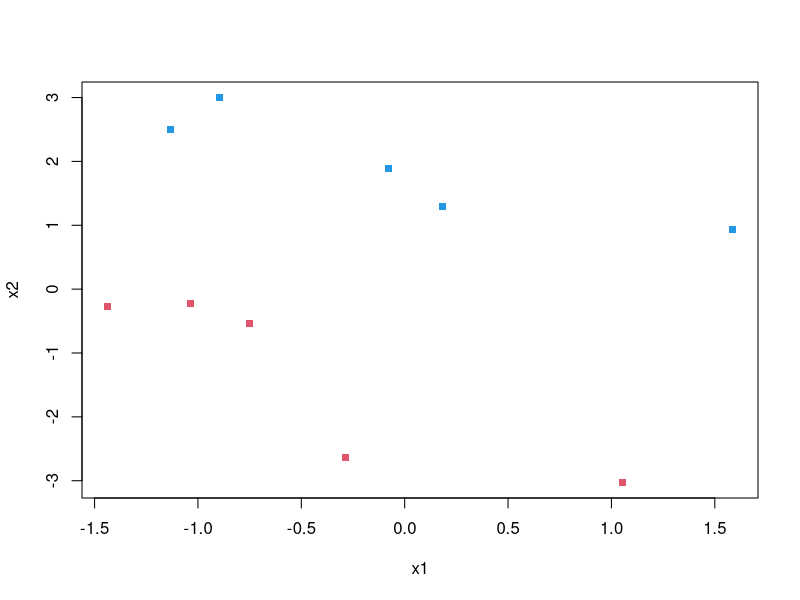
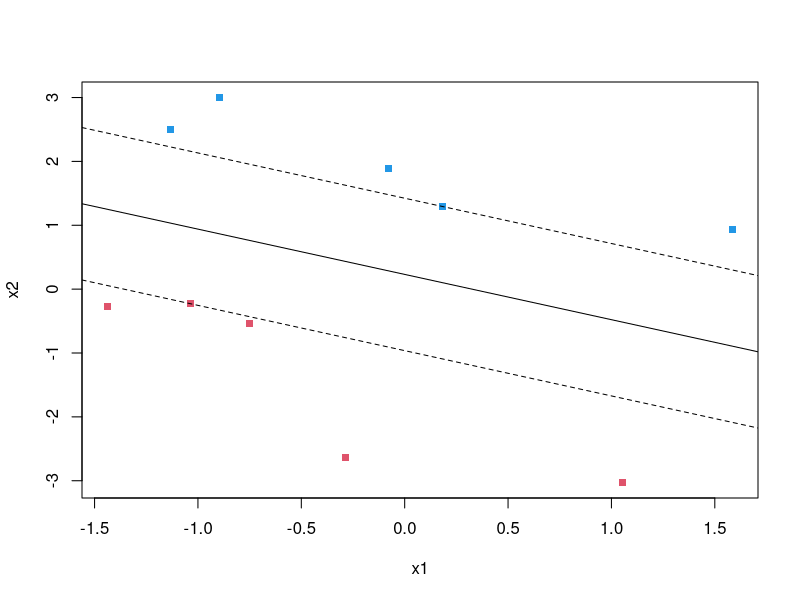
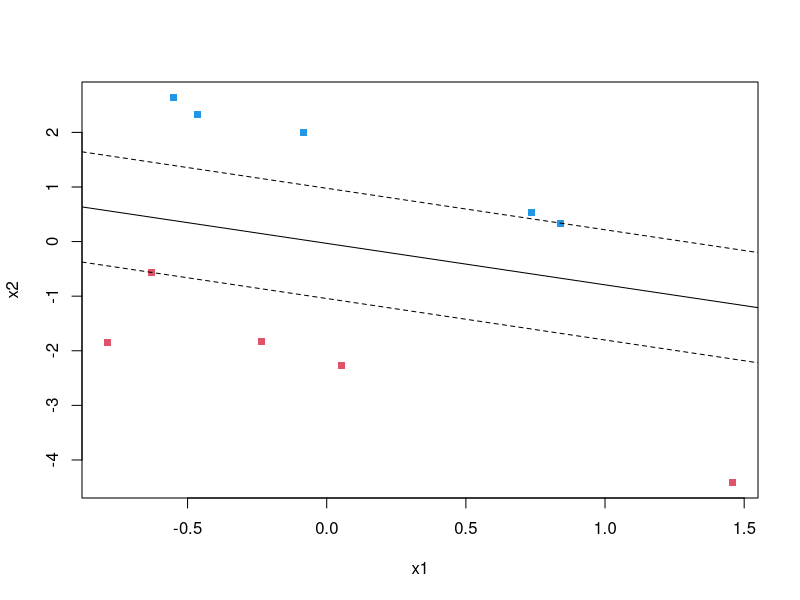
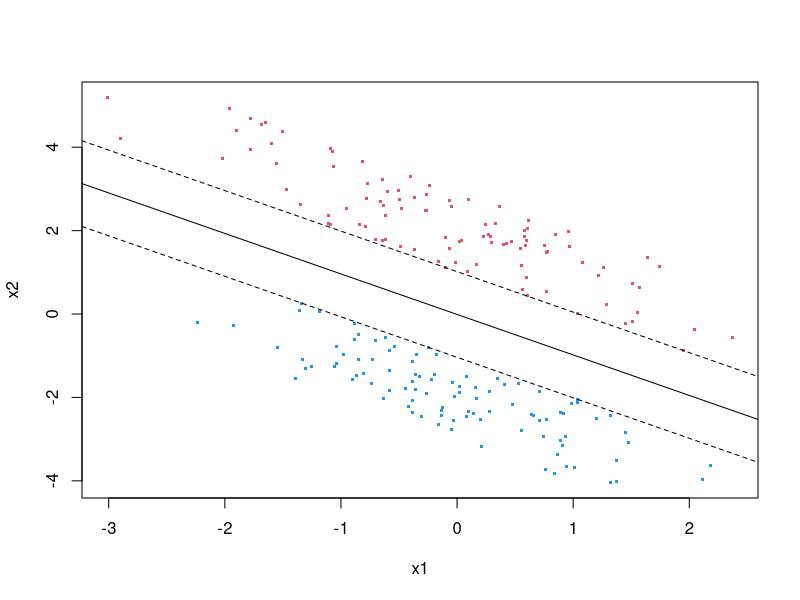
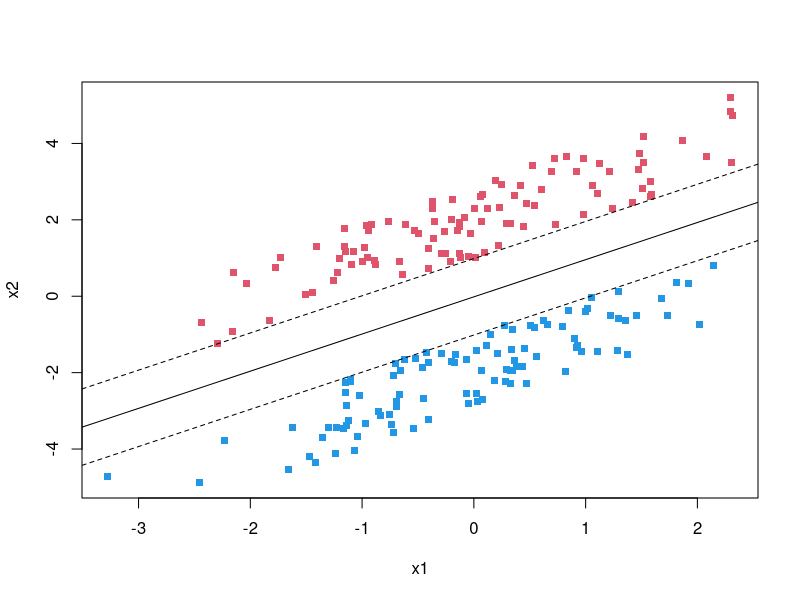
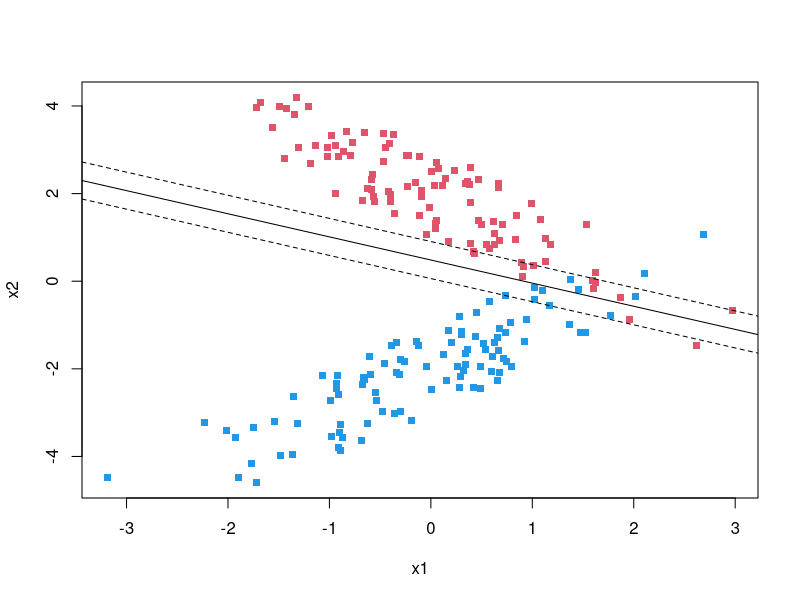

The R script that drew these images, in order:
## ---- chunk 1
knitr::opts_chunk$set(echo = TRUE)
## ---- chunk 2
set.seed(2)
n = 5
a1 = rnorm(n)
a2 = 1 - a1 + 2* runif(n)
b1 = rnorm(n)
b2 = -1 - b1 - 2*runif(n)
x = rbind(matrix(cbind(a1,a2),,2),matrix(cbind(b1,b2),,2))
y <- matrix(c(rep(1,n),rep(-1,n)))
plot(x,col=ifelse(y>0,4,2),pch=".",cex=7,xlab = "x1",ylab = "x2")

#blue is+1
#red  is-1

## ---- chunk 3

df<- cbind(x,y)
colnames(df) <- c("x1","x2","y(label)")
df
## ---- chunk 4
set.seed(2)
X<- cbind(1,x) #make design matrix
n <- nrow(X)  #number of sample
p <- ncol(X) #number of feature+1 (bias)
w_intial <- rnorm(p,-2,1)
w <- w_intial
eta <- 0.1
R <- 7 #number of iteration
W <- matrix(w_intial ,nrow = R+1,ncol = p,byrow = T) #matrix put intial guess and the procedure to do gradient descent 
W


## ---- chunk 5
X%*%w_intial
## ---- chunk 6
indicator<-function(condition) ifelse(condition,1,0)
a <- 3
indicator( a<1 )
(a<4)*1

## ---- chunk 7

X%*%w
dim(X)

sum(   ((y*(X%*%w_intial))<1)*1 * y * X[,1] )

sum(   ((y*(X%*%w_intial))<1)*1 * y * X[,2] )

sum(   ((y*(X%*%w_intial))<1)*1 * y * X[,3] )


## ---- chunk 8

w_intial[1]+eta*sum(   ((y*(X%*%w))<1)*1 * y * X[,1] )

w_intial[2]+eta*sum(   ((y*(X%*%w))<1)*1 * y * X[,2] )

w_intial[3]+eta*sum(   ((y*(X%*%w))<1)*1 * y * X[,3] )

## ---- chunk 9

w_intial[1]+eta*sum(   ((y*(X%*%W[1,]))<1)*1 * y * X[,1] )
#W[1,] imply the 1th iteration
#X[,1] imply the 
w_intial[2]+eta*sum(   ((y*(X%*%W[1,]))<1)*1 * y * X[,2] )
#X[,2] imply the x1 feature
w_intial[3]+eta*sum(   ((y*(X%*%W[1,]))<1)*1 * y * X[,3] )
## ---- chunk 10
for(i in 1:R){
for(j in 1:p){
W[i+1,j]<- W[i,j]+eta*sum(((y*(X%*%W[i,]))<1)*1 * y * X[,j] )  
}
}
W
## ---- chunk 11
print(   "  the intial guess result  ")
X%*%W[1,]
print(   "  the result after 7 iteration  ")
X%*%W[nrow(W),]
## ---- chunk 12
svm_gradient<- function(x,eta=0.001,R=10000){
X<- cbind(1,x)#make design matrix
n <- nrow(X)  #number of sample
p <- ncol(X) #number of feature+1 (bias)
w_intial <- rep(0,p)
W <- matrix(w_intial ,nrow = R+1,ncol = p,byrow = T) #matrix put intial guess and the procedure to do gradient descent
for(i in 1:R){
  for(j in 1:p)
  {
    W[i+1,j]<- W[i,j]+eta*sum(((y*(X%*%W[i,]))<1)*1 * y * X[,j] )  
  }
  }
return(W)  
}
getsvm <- function(x){
w_answer<- svm_gradient(x)[nrow(svm_gradient(x)),]
return(w_answer )
}

## ---- chunk 13

set.seed(2)
n = 5
a1 = rnorm(n)
a2 = 1 - a1 + 2* runif(n)
b1 = rnorm(n)
b2 = -1 - b1 - 2*runif(n)
x = rbind(matrix(cbind(a1,a2),,2),matrix(cbind(b1,b2),,2))
y <- matrix(c(rep(1,n),rep(-1,n)))
plot(x,col=ifelse(y>0,4,2),pch=".",cex=7,xlab = "x1",ylab = "x2")
w_answer<- getsvm(x)
abline(-w_answer[1]/w_answer[3],-w_answer[2]/w_answer[3])
abline((1-w_answer[1])/w_answer[3],-w_answer[2]/w_answer[3],lty=2)
abline((-1-w_answer[1])/w_answer[3],-w_answer[2]/w_answer[3],lty=2)

set.seed(8)
n = 5
a1 = rnorm(n)
a2 = 1 - a1 + 2* runif(n)
b1 = rnorm(n)
b2 = -1 - b1 - 2*runif(n)
x = rbind(matrix(cbind(a1,a2),,2),matrix(cbind(b1,b2),,2))
y <- matrix(c(rep(1,n),rep(-1,n)))
plot(x,col=ifelse(y>0,4,2),pch=".",cex=7,xlab = "x1",ylab = "x2")
w_answer<- getsvm(x)
abline(-w_answer[1]/w_answer[3],-w_answer[2]/w_answer[3])
abline((1-w_answer[1])/w_answer[3],-w_answer[2]/w_answer[3],lty=2)
abline((-1-w_answer[1])/w_answer[3],-w_answer[2]/w_answer[3],lty=2)
## ---- chunk 14

n = 100
a1 = rnorm(n)
a2 = 1 - a1 + 2* runif(n)
b1 = rnorm(n)
b2 = -1 - b1 - 2*runif(n)
x = rbind(matrix(cbind(a1,a2),,2),matrix(cbind(b1,b2),,2))
y <- matrix(c(rep(1,n),rep(-1,n)))
plot(x,col=ifelse(y>0,2,4),pch=".",cex=3,xlab = "x1",ylab = "x2")
w_answer<- getsvm(x)
abline(-w_answer[1]/w_answer[3],-w_answer[2]/w_answer[3])
abline((1-w_answer[1])/w_answer[3],-w_answer[2]/w_answer[3],lty=2)
abline((-1-w_answer[1])/w_answer[3],-w_answer[2]/w_answer[3],lty=2)
## ---- chunk 15

n = 100
a1 = rnorm(n)
a2 = 1 + a1 + 2* runif(n)
b1 = rnorm(n)
b2 = -1 + b1 - 2*runif(n)
x = rbind(matrix(cbind(a1,a2),,2),matrix(cbind(b1,b2),,2))
y <- matrix(c(rep(1,n),rep(-1,n)))
plot(x,col=ifelse(y>0,2,4),pch=".",cex=7,xlab = "x1",ylab = "x2")
w_answer<- getsvm(x)
abline(-w_answer[1]/w_answer[3],-w_answer[2]/w_answer[3])
abline(1-w_answer[1]/w_answer[3],-w_answer[2]/w_answer[3],lty=2)
abline(-1-w_answer[1]/w_answer[3],-w_answer[2]/w_answer[3],lty=2)
## ---- chunk 16

n = 100
a1 = rnorm(n)
a2 = 1 - a1 + 2* runif(n)
b1 = rnorm(n)
b2 = -1 + b1 - 2*runif(n)
x = rbind(matrix(cbind(a1,a2),,2),matrix(cbind(b1,b2),,2))
y <- matrix(c(rep(1,n),rep(-1,n)))
plot(x,col=ifelse(y>0,2,4),pch=".",cex=7,xlab = "x1",ylab = "x2")
w_answer<- getsvm(x)
abline(-w_answer[1]/w_answer[3],-w_answer[2]/w_answer[3])
abline((1-w_answer[1])/w_answer[3],-w_answer[2]/w_answer[3],lty=2)
abline((-1-w_answer[1])/w_answer[3],-w_answer[2]/w_answer[3],lty=2)
## ---- chunk 17
a <- c(-2,-4,-12)
b <- c(1,-2,21)
a %o% b
c<- c(-54,15,4)

c%*%a
c%*%b
